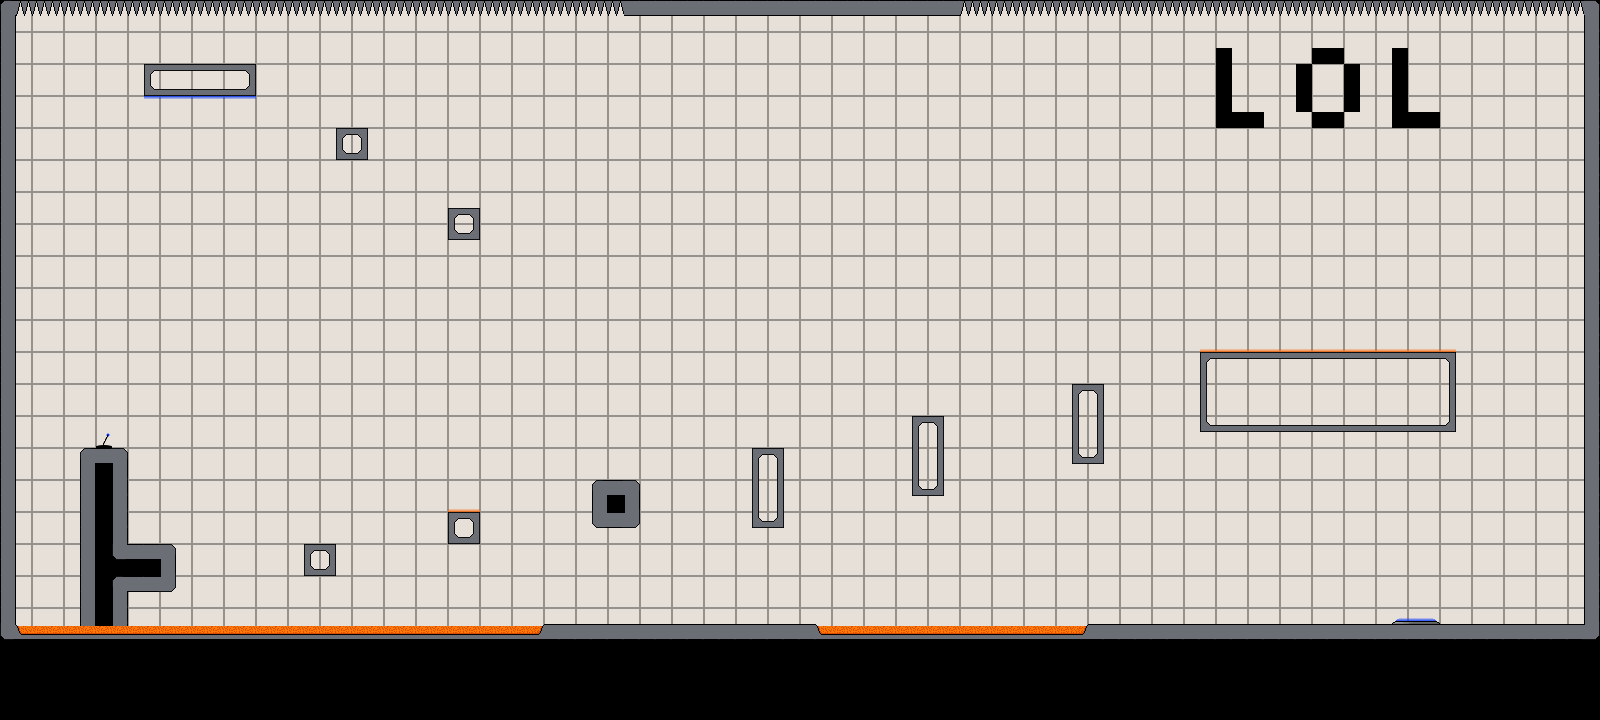

The image is a tile-based game level rendered from a .tmx file. Its description and source (layers, tilesets, objects; grid data summarised) follow:
An orthogonal 100x45 tile map with 16x16 px tiles, 8 tile layers (background, walls, switches, gravTiles, ...) and 1 object (spawnPoint1).

<map version="1.0" orientation="orthogonal" width="100" height="45" tilewidth="16" tileheight="16">
 <tileset firstgid="1" name="interiorTileset" tilewidth="16" tileheight="16">
  <image source="interiorTileset.png" trans="ff00ff" width="144" height="64" />
 </tileset>
 <layer name="background" width="100" height="45">
  <data>[4500 cells, 4500 non-empty, 5 distinct tile ids]</data>
 </layer>
 <layer name="walls" width="100" height="45">
  <data>[4500 cells, 304 non-empty, 20 distinct tile ids]</data>
 </layer>
 <layer name="switches" width="100" height="45">
  <data>[4500 cells, 1 non-empty, 1 distinct tile ids]</data>
 </layer>
 <layer name="gravTiles" width="100" height="45">
  <data>[4500 cells, 25 non-empty, 2 distinct tile ids]</data>
 </layer>
 <objectgroup name="spawnPoint" width="100" height="45">
  <object name="spawnPoint1" x="156" y="496" />
 </objectgroup>
 <layer name="acid" width="100" height="45">
  <data>[4500 cells, 188 non-empty, 3 distinct tile ids]</data>
 </layer>
 <layer name="exit" width="100" height="45">
  <data>[4500 cells, 1 non-empty, 1 distinct tile ids]</data>
 </layer>
 <layer name="exitDummyTiles" width="100" height="45">
  <data>[4500 cells, 2 non-empty, 2 distinct tile ids]</data>
 </layer>
 <layer name="spikes" width="100" height="45">
  <data>[4500 cells, 75 non-empty, 1 distinct tile ids]</data>
 </layer>
</map>
